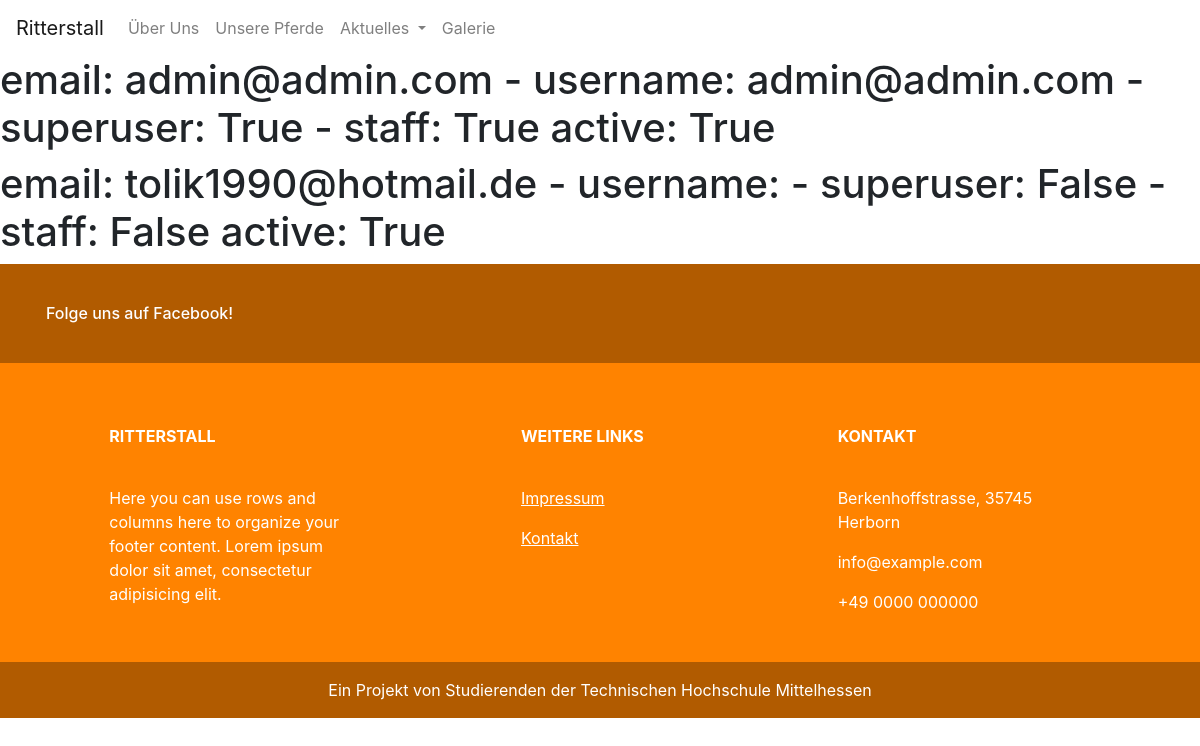
Page /reithof/ueberuns/ (signed in) on the committed database.
### reithof_organizer/models.py (models this page shows, shortened)
class Profile(AbstractBaseUser, PermissionsMixin):
    username = models.CharField(_('Username'), max_length=150)
    vorname = models.CharField(_('Vorname'), max_length=50, blank=True)
    nachname = models.CharField(_('Nachname'), max_length=50, blank=True)
    password = models.CharField(_('Passwort'), max_length=128)
    last_login = models.DateTimeField(_('Letzte Anmeldung'), blank=True, null=True)
    email = models.EmailField(
        _('Email-Adresse'),
        unique=True,
        error_messages={
            'unique': _("Ein Nutzer mit dieser E-Mail-Adresse existiert bereits!"),
        },
    )
    geburtsdatum = models.DateField(_('Geburtsdatum'), auto_now_add=False, auto_now=False, null=True)
    mistpunkte = models.IntegerField(null=True)
    date_joined = models.DateTimeField(_('Erstellt am'), default=timezone.now)
    is_superuser = models.BooleanField(
        _('superuser status'),
        default=False,
        help_text=_(
            'Designates that this user has all permissions without '
            'explicitly assigning them.'
        ),
    )
    is_staff = models.BooleanField(
        _('staff status'),
        default=False,
        help_text=_('Designates whether the user can log into this admin site.'),
    )
    is_active = models.BooleanField(
        _('aktiv'),
        default=False,
        help_text=_(
            'Designates whether this user should be treated as active. '
            'Unselect this instead of deleting accounts.'
        ),
    )
    objects = ProfileUserManager()
    USERNAME_FIELD = 'email'
    REQUIRED_FIELDS = ['vorname', 'nachname']
    class Meta:
        verbose_name = _('Mitglied')
        verbose_name_plural = _('Mitglieder')

### reithof_organizer/views.py (the view)
# urls.py: path(r'ueberuns/', views.ueber_uns, name='ueber_uns'),
def ueber_uns(request):
    all_profiles = Profile.objects.all()
    context = {'all_profiles': all_profiles}
    return render(request, 'reithof_organizer/ueber_uns.html', context)

### reithof_organizer/templates/reithof_organizer/ueber_uns.html (shortened to what this page needs)
{% extends 'reithof_organizer/base.html' %}
{% block body %}
    {% for profile in all_profiles %}
        <h1>email: {{ profile.email }} - username: {{ profile.username }} - superuser: {{ profile.is_superuser }} - staff: {{ profile.is_staff }} active: {{ profile.is_active }}</h1>
    {% endfor %}
{% endblock %}

### reithof_organizer/static/reithof_organizer/stylesheet.css (style rules this page uses)
body { min-height: 100%; background: #ffffff; font-size: 100%; margin: 0; padding: 0; }
body, html { height: 100%; }

### rows in the picture
Profile: email "admin@admin.com", username "admin@admin.com", is_superuser "True", is_staff "True", is_active "True"
Profile: email "tolik1990@hotmail.de", is_superuser "False", is_staff "False", is_active "True"
